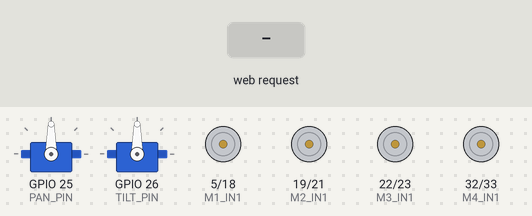
This sketch was run on a simulated ESP32. On the bench: 2 × servo, motor-driver pin pairs drawn as motors (green arrow = first pin HIGH = forward, orange = second pin HIGH = backward, longer = more drive). The inputs (shaded band) are chosen by the test bench. WiFi joins after 1.5 s; servers stay silent unless stated; what the sketch prints to the serial monitor is not drawn.

Above: at 2.7 s.
2.8 s: HTTP request GET /forward received
At 3.1 s:
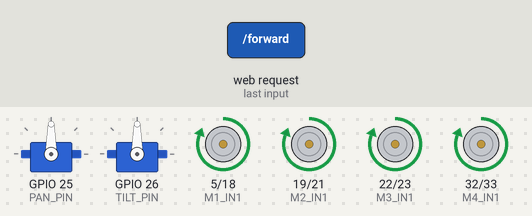
4.3 s: HTTP request GET /backward received
At 5.5 s:
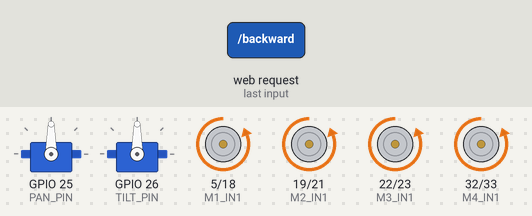
5.8 s: HTTP request GET /left received
At 6.6 s:
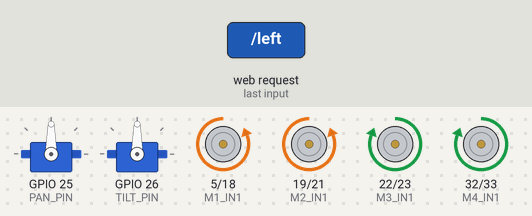
7.3 s: HTTP request GET /right received
At 7.8 s:
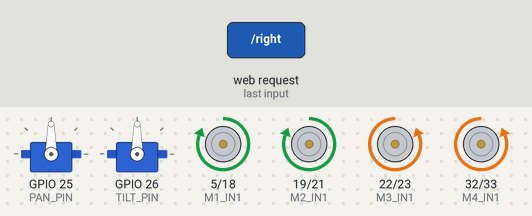
8.8 s: HTTP request GET /stop received
At 10.0 s:
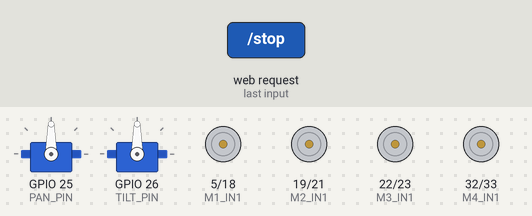
10.3 s: HTTP request GET /forward?angle=forward received
At 11.2 s:
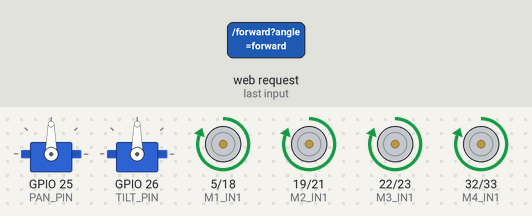
Timing chart, 0 to 12.8 s (numbered marks = the images above; inputs shaded):
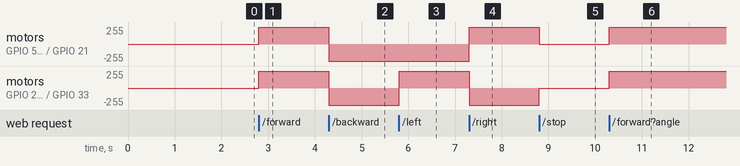

The sketch:

ESP32_Car.ino
```cpp
#include <WiFi.h>
#include <WebServer.h>
#include <Servo.h>

// Replace with your WiFi credentials
const char* ssid = "YOUR_SSID";
const char* password = "YOUR_PASSWORD";

// Motor pins
#define M1_IN1 5
#define M1_IN2 18
#define M2_IN1 19
#define M2_IN2 21
#define M3_IN1 22
#define M3_IN2 23
#define M4_IN1 32
#define M4_IN2 33

// Servo pins
#define PAN_PIN 25
#define TILT_PIN 26
Servo panServo, tiltServo;

WebServer server(80);

// -------- Motor Control --------
void stopMotors() {
  digitalWrite(M1_IN1, LOW); digitalWrite(M1_IN2, LOW);
  digitalWrite(M2_IN1, LOW); digitalWrite(M2_IN2, LOW);
  digitalWrite(M3_IN1, LOW); digitalWrite(M3_IN2, LOW);
  digitalWrite(M4_IN1, LOW); digitalWrite(M4_IN2, LOW);
}

void moveForward() {
  digitalWrite(M1_IN1, HIGH); digitalWrite(M1_IN2, LOW);
  digitalWrite(M2_IN1, HIGH); digitalWrite(M2_IN2, LOW);
  digitalWrite(M3_IN1, HIGH); digitalWrite(M3_IN2, LOW);
  digitalWrite(M4_IN1, HIGH); digitalWrite(M4_IN2, LOW);
}

void moveBackward() {
  digitalWrite(M1_IN1, LOW); digitalWrite(M1_IN2, HIGH);
  digitalWrite(M2_IN1, LOW); digitalWrite(M2_IN2, HIGH);
  digitalWrite(M3_IN1, LOW); digitalWrite(M3_IN2, HIGH);
  digitalWrite(M4_IN1, LOW); digitalWrite(M4_IN2, HIGH);
}

void turnLeft() {
  digitalWrite(M1_IN1, LOW); digitalWrite(M1_IN2, HIGH);
  digitalWrite(M2_IN1, LOW); digitalWrite(M2_IN2, HIGH);
  digitalWrite(M3_IN1, HIGH); digitalWrite(M3_IN2, LOW);
  digitalWrite(M4_IN1, HIGH); digitalWrite(M4_IN2, LOW);
}

void turnRight() {
  digitalWrite(M1_IN1, HIGH); digitalWrite(M1_IN2, LOW);
  digitalWrite(M2_IN1, HIGH); digitalWrite(M2_IN2, LOW);
  digitalWrite(M3_IN1, LOW); digitalWrite(M3_IN2, HIGH);
  digitalWrite(M4_IN1, LOW); digitalWrite(M4_IN2, HIGH);
}

// -------- Handlers --------
void handleRoot() {
  server.send(200, "text/html", R"rawliteral(
    <html><head><style>
    button { width: 100px; height: 50px; font-size: 16px; margin: 5px; }
    </style></head><body>
    <h2>ESP32 Car Control</h2>
    <button onclick="fetch('/forward')">Forward</button><br>
    <button onclick="fetch('/left')">Left</button>
    <button onclick="fetch('/stop')">Stop</button>
    <button onclick="fetch('/right')">Right</button><br>
    <button onclick="fetch('/backward')">Backward</button><br><br>
    <label>Pan: </label><input type="range" min="0" max="180" onchange="fetch('/pan?angle='+this.value)">
    <br>
    <label>Tilt: </label><input type="range" min="0" max="180" onchange="fetch('/tilt?angle='+this.value)">
    </body></html>
  )rawliteral");
}

void handleMovement(String cmd) {
  stopMotors();
  if (cmd == "forward") moveForward();
  else if (cmd == "backward") moveBackward();
  else if (cmd == "left") turnLeft();
  else if (cmd == "right") turnRight();
  server.send(200, "text/plain", "OK");
}

void handlePan() {
  if (server.hasArg("angle")) {
    int angle = server.arg("angle").toInt();
    panServo.write(constrain(angle, 0, 180));
  }
  server.send(200, "text/plain", "Pan OK");
}

void handleTilt() {
  if (server.hasArg("angle")) {
    int angle = server.arg("angle").toInt();
    tiltServo.write(constrain(angle, 0, 180));
  }
  server.send(200, "text/plain", "Tilt OK");
}

void setup() {
  Serial.begin(115200);

  // Motor pins
  int motorPins[] = {M1_IN1, M1_IN2, M2_IN1, M2_IN2, M3_IN1, M3_IN2, M4_IN1, M4_IN2};
  for (int i = 0; i < 8; i++) pinMode(motorPins[i], OUTPUT);

  // Servo setup
  panServo.attach(PAN_PIN);
  tiltServo.attach(TILT_PIN);
  panServo.write(90);
  tiltServo.write(90);

  // Connect WiFi
  WiFi.begin(ssid, password);
  Serial.print("Connecting");
  while (WiFi.status() != WL_CONNECTED) {
    delay(500); Serial.print(".");
  }
  Serial.println("\nConnected to WiFi");
  Serial.println(WiFi.localIP());

  // Server routes
  server.on("/", handleRoot);
  server.on("/forward", []() { handleMovement("forward"); });
  server.on("/backward", []() { handleMovement("backward"); });
  server.on("/left", []() { handleMovement("left"); });
  server.on("/right", []() { handleMovement("right"); });
  server.on("/stop", []() { stopMotors(); server.send(200, "text/plain", "Stopped"); });
  server.on("/pan", handlePan);
  server.on("/tilt", handleTilt);

  server.begin();
}

void loop() {
  server.handleClient();
}
```

Measured:
- after the input at 2.8 s, motor on GPIO 5 (M1_IN1) / GPIO 18 (M1_IN2), motor on GPIO 19 (M2_IN1) / GPIO 21 (M2_IN2), motor on GPIO 22 (M3_IN1) / GPIO 23 (M3_IN2), motor on GPIO 32 (M4_IN1) / GPIO 33 (M4_IN2): stopped → forward 255/255 at once
- after the input at 4.3 s, motor on GPIO 5 (M1_IN1) / GPIO 18 (M1_IN2), motor on GPIO 19 (M2_IN1) / GPIO 21 (M2_IN2), motor on GPIO 22 (M3_IN1) / GPIO 23 (M3_IN2), motor on GPIO 32 (M4_IN1) / GPIO 33 (M4_IN2): forward 255/255 → backward 255/255 at once
- after the input at 5.8 s, motor on GPIO 22 (M3_IN1) / GPIO 23 (M3_IN2), motor on GPIO 32 (M4_IN1) / GPIO 33 (M4_IN2): backward 255/255 → forward 255/255 at once
- after the input at 7.3 s, motor on GPIO 5 (M1_IN1) / GPIO 18 (M1_IN2), motor on GPIO 19 (M2_IN1) / GPIO 21 (M2_IN2): backward 255/255 → forward 255/255 at once; motor on GPIO 22 (M3_IN1) / GPIO 23 (M3_IN2), motor on GPIO 32 (M4_IN1) / GPIO 33 (M4_IN2): forward 255/255 → backward 255/255 at once
- after the input at 8.8 s, motor on GPIO 5 (M1_IN1) / GPIO 18 (M1_IN2), motor on GPIO 19 (M2_IN1) / GPIO 21 (M2_IN2): forward 255/255 → stopped at once; motor on GPIO 22 (M3_IN1) / GPIO 23 (M3_IN2), motor on GPIO 32 (M4_IN1) / GPIO 33 (M4_IN2): backward 255/255 → stopped at once
- after the input at 10.3 s, motor on GPIO 5 (M1_IN1) / GPIO 18 (M1_IN2), motor on GPIO 19 (M2_IN1) / GPIO 21 (M2_IN2), motor on GPIO 22 (M3_IN1) / GPIO 23 (M3_IN2), motor on GPIO 32 (M4_IN1) / GPIO 33 (M4_IN2): stopped → forward 255/255 at once
